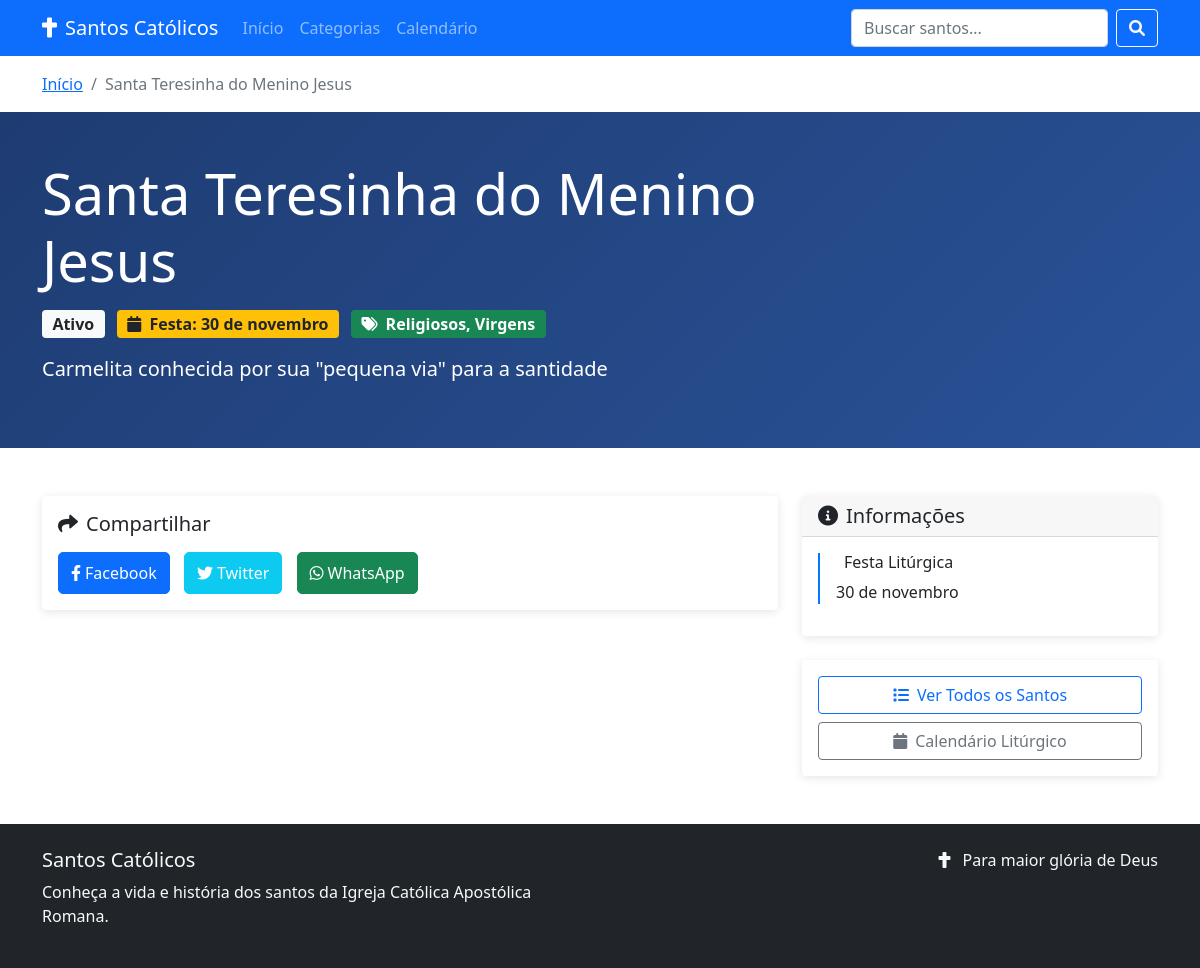
The app's page /santo.php?slug=santa-teresinha with its own data.
### tables this page shows
CREATE TABLE IF NOT EXISTS santos (
    id INT AUTO_INCREMENT PRIMARY KEY,
    nome VARCHAR(255) NOT NULL,
    nome_completo VARCHAR(255),
    slug VARCHAR(255) NOT NULL UNIQUE,
    resumo TEXT,
    biografia TEXT,
    data_nascimento DATE,
    local_nascimento VARCHAR(255),
    data_morte DATE,
    local_morte VARCHAR(255),
    data_canonizacao DATE,
    papa_canonizacao VARCHAR(255),
    data_festa DATE,
    padroeiro_de TEXT,
    simbolos TEXT,
    imagem VARCHAR(255),
    milagres TEXT,
    oracao TEXT,
    status ENUM('ativo', 'inativo') DEFAULT 'ativo',
    created_at TIMESTAMP DEFAULT CURRENT_TIMESTAMP,
    updated_at TIMESTAMP DEFAULT CURRENT_TIMESTAMP ON UPDATE CURRENT_TIMESTAMP
);

### classes/Santo.php (called while the page is built, shortened)
<?php
class Santo {
    private $conn;
    private $table_name = "santos";
    public function __construct($db) {
        $this->conn = $db;
    }
    public function buscarPorSlug($slug) {
        try {
            $query = "SELECT s.*, GROUP_CONCAT(DISTINCT c.nome ORDER BY c.nome SEPARATOR ', ') as categorias
                      FROM " . $this->table_name . " s
                      LEFT JOIN santo_categoria sc ON s.id = sc.santo_id
                      LEFT JOIN categorias c ON sc.categoria_id = c.id
                      WHERE s.slug = :slug AND s.status = 'ativo'
                      GROUP BY s.id";
            $stmt = $this->conn->prepare($query);
            $stmt->bindParam(':slug', $slug, PDO::PARAM_STR);
            $stmt->execute();
            return $stmt->fetch();
        } catch(PDOException $e) {
            error_log("Erro ao buscar santo por slug: " . $e->getMessage());
            return false;
        }
    }
}
?>

### utils/functions.php (called while the page is built, shortened)
<?php
function formatarDataLiturgica($data) {
    $meses = [
        1 => 'janeiro', 2 => 'fevereiro', 3 => 'março', 4 => 'abril',
        5 => 'maio', 6 => 'junho', 7 => 'julho', 8 => 'agosto',
        9 => 'setembro', 10 => 'outubro', 11 => 'novembro', 12 => 'dezembro'
    ];
    $timestamp = strtotime($data);
    $dia = date('j', $timestamp);
    $mes_num = (int)date('n', $timestamp);
    $mes = isset($meses[$mes_num]) ? $meses[$mes_num] : '';
    return "$dia de $mes";
}
?>

### santo.php (the view, shortened to what this page needs)
<?php
require_once 'classes/Santo.php';
require_once 'utils/functions.php';
$database = new Database();
$db = $database->getConnection();
$santoObj = new Santo($db);
$slug = $_GET['slug'];
$santo = $santoObj->buscarPorSlug($slug);
?>
<!DOCTYPE html>
<html lang="pt-BR">
<head>
    <link href="https://cdnjs.cloudflare.com/ajax/libs/bootstrap/5.1.3/css/bootstrap.min.css" rel="stylesheet">
    <link href="https://cdnjs.cloudflare.com/ajax/libs/font-awesome/6.0.0/css/all.min.css" rel="stylesheet">
</head>
<body>
    <nav class="navbar navbar-expand-lg navbar-dark bg-primary">
        <div class="container">
            <a class="navbar-brand" href="index.php">
                <i class="fas fa-cross me-2"></i>Santos Católicos
            </a>
            <div class="collapse navbar-collapse" id="navbarNav">
                <ul class="navbar-nav me-auto">
                    <li class="nav-item">
                        <a class="nav-link" href="index.php">Início</a>
                    </li>
                    <li class="nav-item">
                        <a class="nav-link" href="categorias.php">Categorias</a>
                    </li>
                    <li class="nav-item">
                        <a class="nav-link" href="calendario.php">Calendário</a>
                    </li>
                </ul>
                <form class="d-flex" method="GET" action="index.php">
                    <input class="form-control me-2" type="search" name="busca" placeholder="Buscar santos...">
                    <button class="btn btn-outline-light" type="submit">
                        <i class="fas fa-search"></i>
                    </button>
                </form>
            </div>
        </div>
    </nav>
    <div class="container mt-3">
        <nav aria-label="breadcrumb">
            <ol class="breadcrumb">
                <li class="breadcrumb-item"><a href="index.php">Início</a></li>
                <li class="breadcrumb-item active" aria-current="page"><?= htmlspecialchars($santo['nome']) ?></li>
            </ol>
        </nav>
    </div>
    <section class="saint-header">
        <div class="container">
            <div class="row align-items-center">
                <div class="col-lg-8">
                    <h1 class="display-4 mb-3"><?= htmlspecialchars($santo['nome']) ?></h1>
                    <div class="mb-3">
                        <span class="badge bg-light text-dark fs-6 me-2">
                            <?= ucfirst($santo['status']) ?>
                        </span>
                        <?php if ($santo['data_festa']): ?>
                        <span class="badge bg-warning text-dark fs-6 me-2">
                            <i class="fas fa-calendar me-1"></i>
                            Festa: <?= formatarDataLiturgica($santo['data_festa']) ?>
                        </span>
                        <?php endif; ?>
                        <?php if ($santo['categorias']): ?>
                        <span class="badge bg-success fs-6">
                            <i class="fas fa-tags me-1"></i>
                            <?= htmlspecialchars($santo['categorias']) ?>
                        </span>
                        <?php endif; ?>
                    </div>
                    <?php if ($santo['resumo']): ?>
                    <p class="lead"><?= htmlspecialchars($santo['resumo']) ?></p>
                    <?php endif; ?>
                </div>
            </div>
        </div>
    </section>
    <div class="container my-5">
        <div class="row">
            <div class="col-lg-8">
                <div class="card info-card">
                    <div class="card-body">
                        <h5 class="mb-3">
                            <i class="fas fa-share me-2"></i>Compartilhar
                        </h5>
                        <div class="share-buttons">
                            <a href="https://www.facebook.com/sharer/sharer.php?u=<?= urlencode('http://' . $_SERVER['HTTP_HOST'] . $_SERVER['REQUEST_URI']) ?>"
                               target="_blank" class="btn btn-primary">
                                <i class="fab fa-facebook-f me-1"></i>Facebook
                            </a>
                            <a href="https://twitter.com/intent/tweet?text=<?= urlencode($santo['nome'] . ' - ' . $santo['resumo']) ?>&url=<?= urlencode('http://' . $_SERVER['HTTP_HOST'] . $_SERVER['REQUEST_URI']) ?>"
                               target="_blank" class="btn btn-info">
                                <i class="fab fa-twitter me-1"></i>Twitter
                            </a>
                            <a href="https://wa.me/?text=<?= urlencode($santo['nome'] . ' - ' . $santo['resumo'] . ' http://' . $_SERVER['HTTP_HOST'] . $_SERVER['REQUEST_URI']) ?>"
                               target="_blank" class="btn btn-success">
                                <i class="fab fa-whatsapp me-1"></i>WhatsApp
                            </a>
                        </div>
                    </div>
                </div>
            </div>
            <div class="col-lg-4">
                <div class="card info-card mb-4">
                    <div class="card-header">
                        <h5 class="mb-0">
                            <i class="fas fa-info-circle me-2"></i>Informações
                        </h5>
                    </div>
                    <div class="card-body">
                        <?php if ($santo['data_festa']): ?>
                        <div class="timeline-item">
                            <h6><i class="fas fa-calendar-star text-success me-2"></i>Festa Litúrgica</h6>
                            <p class="mb-0"><?= formatarDataLiturgica($santo['data_festa']) ?></p>
                        </div>
                        <?php endif; ?>
                    </div>
                </div>
                <div class="card info-card">
                    <div class="card-body text-center">
                        <a href="index.php" class="btn btn-outline-primary mb-2 w-100">
                            <i class="fas fa-list me-2"></i>Ver Todos os Santos
                        </a>
                        <a href="calendario.php" class="btn btn-outline-secondary w-100">
                            <i class="fas fa-calendar me-2"></i>Calendário Litúrgico
                        </a>
                    </div>
                </div>
            </div>
        </div>
    </div>
    <footer class="bg-dark text-light py-4">
        <div class="container">
            <div class="row">
                <div class="col-md-6">
                    <h5>Santos Católicos</h5>
                    <p>Conheça a vida e história dos santos da Igreja Católica Apostólica Romana.</p>
                </div>
                <div class="col-md-6 text-md-end">
                    <p class="mb-0">
                        <i class="fas fa-cross me-2"></i>
                        Para maior glória de Deus
                    </p>
                </div>
            </div>
        </div>
    </footer>
</body>
</html>

### santo.php (style rules this page uses)
.saint-header { background: linear-gradient(135deg, #1e3c72 0%, #2a5298 100%); color: white; padding: 3rem 0; }
.info-card { border: none; box-shadow: 0 2px 10px rgba(0,0,0,0.1); }
.timeline-item { border-left: 2px solid #007bff; padding-left: 1rem; margin-bottom: 1rem; }
.share-buttons a { margin-right: 10px; padding: 8px 12px; border-radius: 5px; text-decoration: none; color: white; }
.breadcrumb { background: transparent; padding: 0; }

### records on screen
santos: nome "Santa Teresinha do Menino Jesus", status "Ativo", data_festa "30 de novembro", resumo "Carmelita conhecida por sua \"pequena via\" para a santidade"

### other values on screen
$santo['categorias'] "Religiosos, Virgens"
